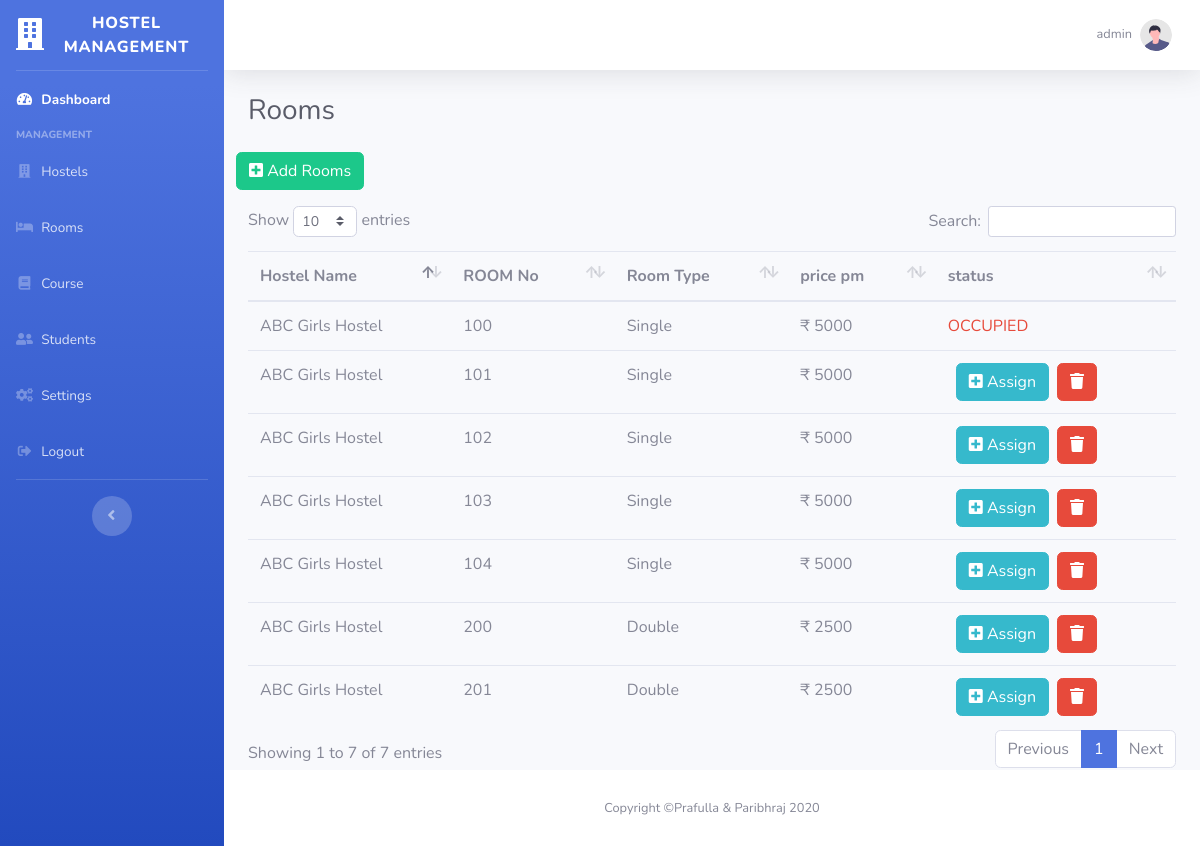
Page /Admin/room.php (signed in) on the committed database.
### tables this page shows
CREATE TABLE `room` (
  `rid` mediumint(9) NOT NULL,
  `hname` varchar(255) DEFAULT NULL,
  `rno` mediumint(9) DEFAULT NULL,
  `rprice` int(11) NOT NULL,
  `rtype` varchar(255) DEFAULT NULL,
  `status` varchar(255) DEFAULT '0'
);

### Admin/room.php (the view, shortened to what this page needs)
<?php
include('include/header.php');
?>
                    <div class="container-fluid">
                        <div class="d-sm-flex align-items-center justify-content-between mb-4">
                            <h1 class="h3 mb-0 text-gray-800">Rooms</h1>
                        </div>
                        <div class="row mb-3">
                            <a href="addroom.php" type="button" class="btn btn-success">
                                <i class="fas fa-plus-square"></i>
                                Add Rooms</a>
                        </div>
                            <table class="table roomTable">
                                <thead>
                                    <th>Hostel Name</th>
                                    <th>ROOM No</th>
                                    <th>Room Type</th>
                                    <th>price pm</th>
                                    <th>status</th>
                                </thead>
                                <tbody>
                                <?php
                                $sql = "SELECT * FROM `room` ";
                                $data = $conn->query($sql);
                                while($row= $data->fetch_assoc())
                                {
                                echo '
                                    <tr>
                                        <td>'.$row["hname"].'</td>
                                        <td>'.$row["rno"].'</td>
                                        <td>'.$row["rtype"].'</td>
                                        <td>₹ '.$row["rprice"].'</td>';
                                if($row["status"] == 0)
                                {
                                    echo '
                                    <td >
                                    <form action="assign.php" method="POST" class="d-inline mx-2">
                                    <input type="hidden" name="id" value='. $row["rid"] .'>
				                    <button type="submit" class="btn btn-info" name="asgn" value="asgn">
                                    <i class="fas fa-plus-square"></i> Assign
                                    </form>
                                    <form action="" method="post" class="d-inline">
                                    <input type="hidden" name="id" value='.$row["rid"].'>
                                    <button class="btn btn-danger" name="delete" type="submit">
                                    <i class="fas fa-trash"></i>
                                    </button>
                                    </form>
                                    </td>';
                                }
                                else if($row["status"]==1)
                                {
                                    echo '
                                    <td >
                                    <div class="text text-danger">OCCUPIED</div>
                                    </td>';
                                }
                                }
                                echo '</tr>';
                                    ?>
                                </tbody>
                            </table>
<?php include('include/footer.php') ?>

### Admin/include/header.php (shortened to what this page needs)
<!DOCTYPE html>
<html lang="en">
<head>
    <link href="vendor/fontawesome-free/css/all.min.css" rel="stylesheet" type="text/css">
    <link href="vendor/datatables/dataTables.bootstrap4.min.css" rel="stylesheet">
    <link href="css/sb-admin-2.min.css" rel="stylesheet">
    <link href="css/custom.css" rel="stylesheet">
</head>
<body id="page-top">
    <div id="wrapper">
        <ul class="navbar-nav bg-gradient-primary sidebar sidebar-dark accordion" id="accordionSidebar">
            <a class="sidebar-brand d-flex align-items-center justify-content-center" href="dashboard.php">
                <div class="sidebar-brand-icon ">
                    <i class="fas fa-building"></i>
                </div>
                <div class="sidebar-brand-text mx-3">Hostel Management</div>
            </a>
            <hr class="sidebar-divider my-0">
            <li class="nav-item active">
                <a class="nav-link  <?php if(PAGE == 'dashboard') { echo 'active'; } ?>" href="dashboard.php">
                    <i class="fas fa-fw fa-tachometer-alt"></i>
                    <span>Dashboard</span></a>
            </li>
            <div class="sidebar-heading">
                Management
            </div>
            <li class="nav-item">
                <a class="nav-link  <?php if(PAGE == 'hostel') { echo 'active'; } ?>" href="hostel.php">
                    <i class="fas fa-fw fa-building"></i>
                    <span>Hostels</span></a>
            </li>
            <li class="nav-item">
                <a class="nav-link  <?php if(PAGE == 'room') { echo 'active'; } ?>" href="room.php">
                    <i class="fas fa-fw fa-bed"></i>
                    <span>Rooms</span></a>
            </li>
            <li class="nav-item">
                <a class="nav-link  <?php if(PAGE == 'course') { echo 'active'; } ?>" href="course.php">
                    <i class="fas fa-fw fa-book"></i>
                    <span>Course</span></a>
            </li>
            <li class="nav-item">
                <a class="nav-link  <?php if(PAGE == 'student') { echo 'active'; } ?>" href="students.php">
                    <i class="fas fa-fw fa-user-friends"></i>
                    <span>Students</span></a>
            </li>
            <li class="nav-item">
                <a class="nav-link  <?php if(PAGE == 'settings') { echo 'active'; } ?>" href="settings.php">
                    <i class="fas fa-fw fa-cogs"></i>
                    <span>Settings</span></a>
            </li>
            <li class="nav-item">
                <a class="nav-link  <?php if(PAGE == 'logout') { echo 'active'; } ?>" href="logout.php">
                    <i class="fas fa-fw fa-sign-out-alt"></i>
                    <span>Logout</span></a>
            </li>
            <hr class="sidebar-divider d-none d-md-block">
            <div class="text-center d-none d-md-inline">
                <button class="rounded-circle border-0" id="sidebarToggle"></button>
            </div>
        </ul>
        <div id="content-wrapper" class="d-flex flex-column">
            <div id="content">
                <nav class="navbar navbar-expand navbar-light bg-white topbar mb-4 static-top shadow">
                    <ul class="navbar-nav ml-auto">
                        <li class="nav-item dropdown no-arrow">
                            <a class="nav-link dropdown-toggle" href="#" id="userDropdown" role="button"
                                data-toggle="dropdown" aria-haspopup="true" aria-expanded="false">
                                <span class="mr-2 d-none d-lg-inline text-gray-600 small"><?php echo $_SESSION["username"]?></span>
                                <img class="img-profile rounded-circle"
                                    src="img/undraw_profile.svg">
                            </a>
                        </li>
                    </ul>
                </nav>

### Admin/include/footer.php (shortened to what this page needs)
</div>
<footer class="sticky-footer bg-white">
    <div class="container my-auto">
        <div class="copyright text-center my-auto">
            <span>Copyright &copy;Prafulla & Paribhraj 2020</span>
        </div>
    </div>
</footer>
</div>
</div>
</div>
</body>
</html>

### rows in the picture
room: hname "ABC Girls Hostel", rno "100", rtype "Single", rprice "5000", status "OCCUPIED"
room: hname "ABC Girls Hostel", rno "101", rtype "Single", rprice "5000"
room: hname "ABC Girls Hostel", rno "102", rtype "Single", rprice "5000"
room: hname "ABC Girls Hostel", rno "103", rtype "Single", rprice "5000"
room: hname "ABC Girls Hostel", rno "104", rtype "Single", rprice "5000"
room: hname "ABC Girls Hostel", rno "200", rtype "Double", rprice "2500"
room: hname "ABC Girls Hostel", rno "201", rtype "Double", rprice "2500"

### other values in the picture
$_SESSION["username"] "admin"
